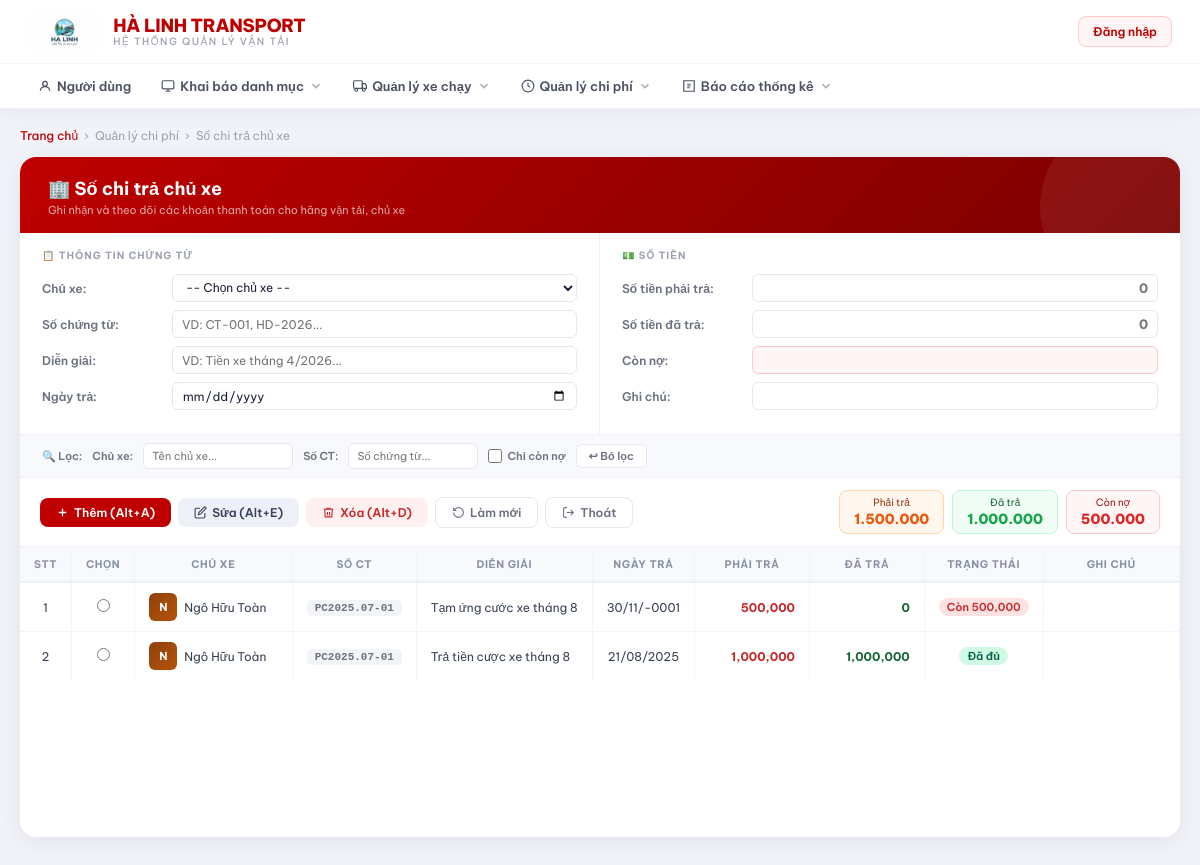
The app's page /so_chi_tra_chu_xe.php (signed in) with its own data.
### tables this page shows
CREATE TABLE `so_chi_tra_chu_xe` (
  `id` int(11) NOT NULL,
  `thang` int(2) DEFAULT NULL,
  `nam` int(4) DEFAULT NULL,
  `chu_xe` varchar(255) DEFAULT NULL,
  `dien_giai` varchar(255) DEFAULT NULL,
  `so_tien_phai_tra` decimal(15,0) DEFAULT 0,
  `so_tien_da_tra` decimal(15,0) DEFAULT 0,
  `ngay_thu` date DEFAULT NULL,
  `ghi_chu` text DEFAULT NULL,
  `so_chung_tu` varchar(50) DEFAULT NULL,
  `nguoi_nhan` varchar(100) DEFAULT NULL
);

### so_chi_tra_chu_xe.php (the view, shortened to what this page needs)
<?php
include 'conn.php';
$conn->query("CREATE TABLE IF NOT EXISTS `so_chi_tra_chu_xe` (
    `id` int(11) NOT NULL AUTO_INCREMENT,
    `chu_xe` varchar(255) DEFAULT NULL,
    `so_chung_tu` varchar(50) DEFAULT NULL,
    `dien_giai` varchar(255) DEFAULT NULL,
    `so_tien_phai_tra` decimal(15,0) DEFAULT 0,
    `so_tien_da_tra` decimal(15,0) DEFAULT 0,
    `ngay_thu` date DEFAULT NULL,
    `ghi_chu` text DEFAULT NULL,
    PRIMARY KEY (`id`)
) ENGINE=InnoDB DEFAULT CHARSET=utf8mb4 COLLATE=utf8mb4_general_ci;");
$conn->query("ALTER TABLE so_chi_tra_chu_xe ADD COLUMN IF NOT EXISTS `ngay_thu` date DEFAULT NULL");
$conn->query("ALTER TABLE so_chi_tra_chu_xe ADD COLUMN IF NOT EXISTS `so_chung_tu` varchar(50) DEFAULT NULL");
$res = $conn->query("SELECT * FROM so_chi_tra_chu_xe ORDER BY id DESC");
?>
<!DOCTYPE html>
<html lang="vi">
<head>
</head>
<body>
<?php include 'navbar.php'; ?>
<div class="page-wrapper">
    <div class="breadcrumb">
        <a href="index.php">Trang chủ</a> <span>›</span>
        <span>Quản lý chi phí</span> <span>›</span>
        <span>Số chi trả chủ xe</span>
    </div>
    <div class="card">
        <div class="card-header">
            <h1>🏢 Số chi trả chủ xe</h1>
            <p>Ghi nhận và theo dõi các khoản thanh toán cho hãng vận tải, chủ xe</p>
        </div>
        <form id="mainForm" method="POST" action="save_chi_chu_xe.php">
        <div class="form-panel">
            <div class="form-col">
                <div class="col-title">📋 Thông tin chứng từ</div>
                <div class="field-row">
                    <label>Chủ xe:</label>
                    <select name="chu_xe" id="chu_xe">
                        <option value="">-- Chọn chủ xe --</option>
                    </select>
                </div>
                <div class="field-row"><label>Số chứng từ:</label><input type="text" name="so_chung_tu" id="so_chung_tu" placeholder="VD: CT-001, HD-2026..."></div>
                <div class="field-row"><label>Diễn giải:</label><input type="text" name="dien_giai" id="dien_giai" placeholder="VD: Tiền xe tháng 4/2026..."></div>
                <div class="field-row"><label>Ngày trả:</label><input type="date" name="ngay_thu" id="ngay_thu"></div>
            </div>
            <div class="form-col">
                <div class="col-title">💵 Số tiền</div>
                <div class="field-row"><label>Số tiền phải trả:</label><input type="text" name="so_tien_phai_tra" id="so_tien_phai_tra" class="money-red" onkeyup="formatNum(this);tinhCon();" placeholder="0"></div>
                <div class="field-row"><label>Số tiền đã trả:</label><input type="text" name="so_tien_da_tra" id="so_tien_da_tra" class="money-green" onkeyup="formatNum(this);tinhCon();" placeholder="0"></div>
                <div class="field-row"><label>Còn nợ:</label><input type="text" id="con_no_display" class="con-no-field" readonly></div>
                <div class="field-row"><label>Ghi chú:</label><input type="text" name="ghi_chu" id="ghi_chu"></div>
            </div>
        </div>
        <div class="filter-bar">
            <label>🔍 Lọc:</label>
            <label>Chủ xe:</label><input type="text" id="f_chu" oninput="filterTable()" placeholder="Tên chủ xe..." style="width:150px;">
            <label>Số CT:</label><input type="text" id="f_sct" oninput="filterTable()" placeholder="Số chứng từ..." style="width:130px;">
            <label style="display:flex;align-items:center;gap:5px;"><input type="checkbox" id="f_chuatra" onchange="filterTable()"> Chỉ còn nợ</label>
            <button type="button" onclick="resetFilter()" class="btn-filter">↩ Bỏ lọc</button>
        </div>
        <div class="toolbar">
            <button type="button" class="btn btn-add" onclick="submitAdd()">
                <svg width="13" height="13" fill="none" stroke="currentColor" stroke-width="2.5" viewBox="0 0 24 24"><path d="M12 5v14M5 12h14"/></svg>Thêm (Alt+A)
            </button>
            <button type="button" class="btn btn-edit" onclick="submitEdit()">
                <svg width="13" height="13" fill="none" stroke="currentColor" stroke-width="2" viewBox="0 0 24 24"><path d="M11 4H4a2 2 0 0 0-2 2v14a2 2 0 0 0 2 2h14a2 2 0 0 0 2-2v-7"/><path d="M18.5 2.5a2.121 2.121 0 0 1 3 3L12 15l-4 1 1-4 9.5-9.5z"/></svg>Sửa (Alt+E)
            </button>
            <button type="button" class="btn btn-del" onclick="deleteRow()">
                <svg width="13" height="13" fill="none" stroke="currentColor" stroke-width="2" viewBox="0 0 24 24"><polyline points="3 6 5 6 21 6"/><path d="M19 6l-1 14H6L5 6"/><path d="M10 11v6M14 11v6"/><path d="M9 6V4h6v2"/></svg>Xóa (Alt+D)
            </button>
            <button type="button" class="btn btn-new" onclick="clearForm()">
                <svg width="13" height="13" fill="none" stroke="currentColor" stroke-width="2" viewBox="0 0 24 24"><path d="M3 12a9 9 0 1 0 9-9 9.75 9.75 0 0 0-6.74 2.74L3 8"/><path d="M3 3v5h5"/></svg>Làm mới
            </button>
            <button type="button" class="btn btn-exit" onclick="window.location.href='index.php'">
                <svg width="13" height="13" fill="none" stroke="currentColor" stroke-width="2" viewBox="0 0 24 24"><path d="M9 21H5a2 2 0 0 1-2-2V5a2 2 0 0 1 2-2h4"/><polyline points="16 17 21 12 16 7"/><line x1="21" y1="12" x2="9" y2="12"/></svg>Thoát
            </button>
            <div class="summary-group">
                <div class="sbox sbox-orange">Phải trả<span id="sum_phai">0</span></div>
                <div class="sbox sbox-green">Đã trả<span id="sum_da">0</span></div>
                <div class="sbox sbox-red">Còn nợ<span id="sum_con">0</span></div>
            </div>
        </div>
        </form>
        <div class="grid-wrapper">
        <table id="mainTable">
        <thead><tr>
            <th width="40">Stt</th><th width="40">Chọn</th>
            <th width="160">Chủ xe</th><th width="120">Số CT</th>
            <th>Diễn giải</th>
            <th width="95">Ngày trả</th>
            <th width="120">Phải trả</th><th width="120">Đã trả</th>
            <th width="110">Trạng thái</th><th width="150">Ghi chú</th>
        </tr></thead>
        <tbody id="tableBody">
        <?php $stt=1; while($r=$res->fetch_assoc()):
            $con = $r['so_tien_phai_tra'] - $r['so_tien_da_tra'];
            $initial = strtoupper(mb_substr($r['chu_xe'], 0, 1));
        ?>
        <tr onclick="selectRow(this)"
            data-id="<?=$r['id']?>"
            data-chu="<?=htmlspecialchars($r['chu_xe']??'')?>"
            data-sct="<?=htmlspecialchars($r['so_chung_tu']??'')?>"
            data-dg="<?=htmlspecialchars($r['dien_giai']??'')?>"
            data-ngaytra="<?=$r['ngay_thu']??''?>"
            data-phai="<?=$r['so_tien_phai_tra']?>"
            data-da="<?=$r['so_tien_da_tra']?>"
            data-ghichu="<?=htmlspecialchars($r['ghi_chu']??'')?>">
            <td><?=$stt++?></td>
            <td><input type="radio" name="row_select" value="<?=$r['id']?>" onclick="event.stopPropagation();"></td>
            <td class="td-left">
                <div class="hang-cell">
                    <div class="hang-av"><?=$initial?></div>
                    <span><?=htmlspecialchars($r['chu_xe']??'')?></span>
                </div>
            </td>
            <td><span class="ct-badge"><?=htmlspecialchars($r['so_chung_tu']??'')?></span></td>
            <td class="td-left"><?=htmlspecialchars($r['dien_giai']??'')?></td>
            <td><?=$r['ngay_thu']?date('d/m/Y',strtotime($r['ngay_thu'])):''?></td>
            <td class="money-red"><?=number_format($r['so_tien_phai_tra'])?></td>
            <td class="money-green"><?=number_format($r['so_tien_da_tra'])?></td>
            <td><?= $con > 0
                ? '<span class="status-debt">Còn '.number_format($con).'</span>'
                : '<span class="status-ok">Đã đủ</span>'
            ?></td>
            <td class="td-left"><?=htmlspecialchars($r['ghi_chu']??'')?></td>
        </tr>
        <?php endwhile; ?>
        </tbody>
        </table>
        </div>
    </div>
</div>
</body>
</html>

### navbar.php (style rules this page uses)
*, *::before, *::after { box-sizing: border-box; }

### records on screen
so_chi_tra_chu_xe: chu_xe "N", chu_xe "Ngô Hữu Toàn", so_chung_tu "PC2025.07-01", dien_giai "Tạm ứng cước xe tháng 8", ngay_thu "30/11/-0001", so_tien_phai_tra "500,000", so_tien_da_tra "0", con "500,000"
so_chi_tra_chu_xe: chu_xe "N", chu_xe "Ngô Hữu Toàn", so_chung_tu "PC2025.07-01", dien_giai "Trả tiền cược xe tháng 8", ngay_thu "21/08/2025", so_tien_phai_tra "1,000,000", so_tien_da_tra "1,000,000", shows "Đã đủ"
